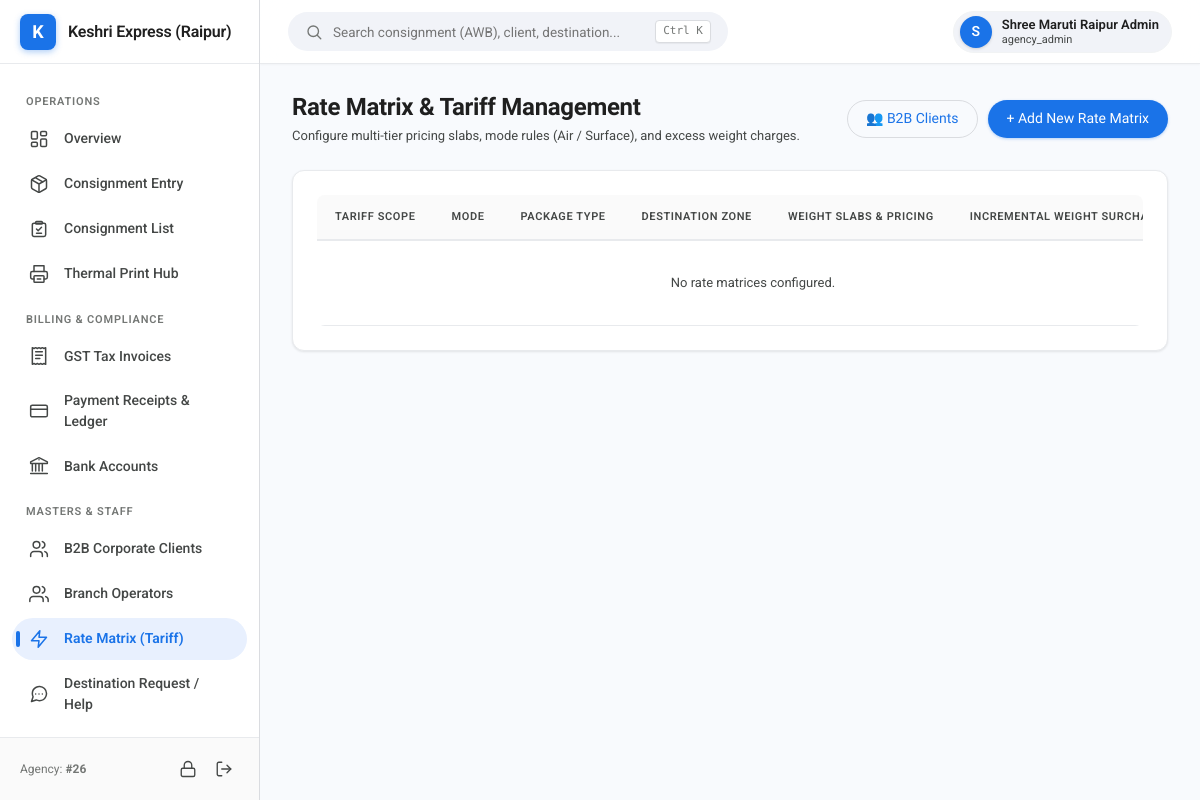
The app's page /tariffs (signed in), older data.
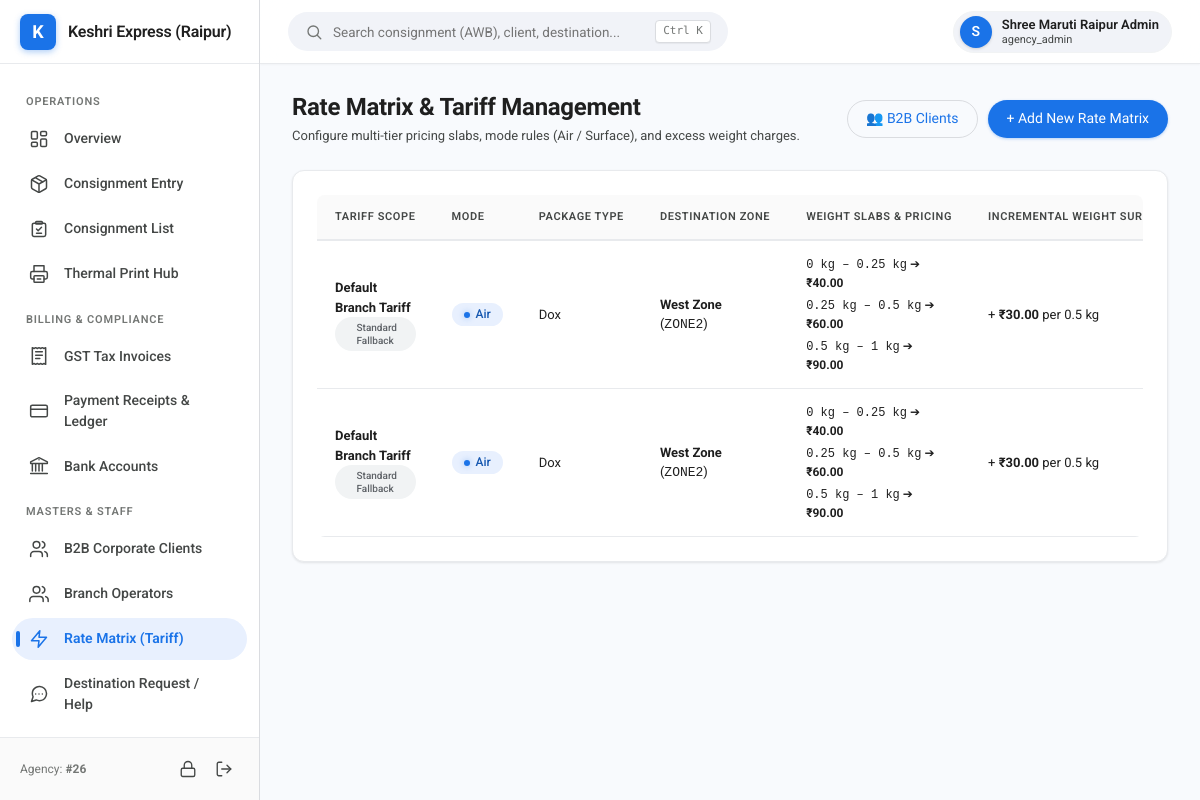
The same page, newer data.
### tables this page shows
CREATE TABLE tenants (
    id INTEGER PRIMARY KEY AUTOINCREMENT,
    uuid VARCHAR(64) UNIQUE NOT NULL,
    slug VARCHAR(64) UNIQUE NOT NULL,
    agency_code VARCHAR(32) UNIQUE NULL, -- Assigned upon KYC approval
    name VARCHAR(150) NOT NULL,
    trade_name VARCHAR(150),
    contact_person VARCHAR(100) NOT NULL,
    phone VARCHAR(20) NOT NULL,
    email VARCHAR(120) NOT NULL,
    address TEXT,
    city VARCHAR(100),
    state VARCHAR(100),
    pincode VARCHAR(10),
    pan_no VARCHAR(20),
    aadhaar_no VARCHAR(20),
    gstin VARCHAR(20),
    pan_doc_url VARCHAR(255),
    aadhaar_doc_url VARCHAR(255),
    rejection_reason TEXT NULL,
    status VARCHAR(20) DEFAULT 'pending_otp', -- pending_otp, pending_kyc, active, suspended, expired, rejected
    validity_start DATE,
    validity_end DATE,
    logo_url VARCHAR(255),
    brand_color VARCHAR(20) DEFAULT '#1a73e8',
    created_at DATETIME DEFAULT CURRENT_TIMESTAMP
, "plan_type", "plan_price", "grace_period_days");

CREATE TABLE tariffs (
    id INTEGER PRIMARY KEY AUTOINCREMENT,
    tenant_id INTEGER NOT NULL,
    client_id INTEGER NULL, -- NULL = Agency Default Tariff
    send_by VARCHAR(20) NOT NULL, -- Air, Surface
    mode VARCHAR(20) NOT NULL, -- Dox, Non-Dox
    zone_id INTEGER NOT NULL,
    additional_weight_step REAL DEFAULT 0.5, -- in KG
    additional_weight_rate REAL DEFAULT 30.0, -- in Rs
    created_at DATETIME DEFAULT CURRENT_TIMESTAMP,
    FOREIGN KEY (tenant_id) REFERENCES tenants(id),
    FOREIGN KEY (client_id) REFERENCES clients(id),
    FOREIGN KEY (zone_id) REFERENCES operational_zones(id)
);

CREATE TABLE operational_zones (
    id INTEGER PRIMARY KEY AUTOINCREMENT,
    code VARCHAR(30) UNIQUE NOT NULL,
    name VARCHAR(100) NOT NULL,
    description TEXT NULL,
    created_at DATETIME DEFAULT CURRENT_TIMESTAMP
);

CREATE TABLE tariff_slabs (
    id INTEGER PRIMARY KEY AUTOINCREMENT,
    tariff_id INTEGER NOT NULL,
    weight_from REAL NOT NULL,
    weight_to REAL NOT NULL,
    rate REAL NOT NULL,
    FOREIGN KEY (tariff_id) REFERENCES tariffs(id) ON DELETE CASCADE
);

### src/Views/tariffs/index.php (the view, shortened to what the rows shown need)
<?php
$activeNav = 'tariffs';
?>
<div class="page-header">
    <div>
        <h1 class="page-title">Rate Matrix & Tariff Management</h1>
        <p style="color:var(--text-secondary); font-size:13px; margin-top:4px;">
            Configure multi-tier pricing slabs, mode rules (Air / Surface), and excess weight charges.
        </p>
    </div>
    <div style="display:flex; gap:10px;">
        <a href="/clients" class="btn btn-outlined">👥 B2B Clients</a>
        <a href="/tariffs/new" class="btn btn-primary">+ Add New Rate Matrix</a>
    </div>
</div>
<div class="g-card">
    <div class="table-responsive">
        <table class="g-table">
            <thead>
                <tr>
                    <th>Tariff Scope</th>
                    <th>Mode</th>
                    <th>Package Type</th>
                    <th>Destination Zone</th>
                    <th>Weight Slabs & Pricing</th>
                    <th>Incremental Weight Surcharge</th>
                </tr>
            </thead>
            <tbody>
                <?php if (empty($tariffs)): ?>
                    <tr>
                        <td colspan="6" style="text-align:center; padding:32px; color:var(--text-secondary);">
                            No rate matrices configured.
                        </td>
                    </tr>
                <?php endif; ?>
                <?php foreach ($tariffs as $t): ?>
                    <tr>
                        <td>
                            <?php if ($t['client_id']): ?>
                                <div style="font-weight:500; color:var(--google-blue);">
                                    <?= htmlspecialchars($t['client_name']) ?> (#<?= htmlspecialchars($t['client_code']) ?>)
                                </div>
                                <span class="g-chip chip-info" style="font-size:10px;">Contract Client Rate</span>
                            <?php else: ?>
                                <strong>Default Branch Tariff</strong>
                                <span class="g-chip" style="font-size:10px; background:#f1f3f4; color:#5f6368;">Standard Fallback</span>
                            <?php endif; ?>
                        </td>
                        <td>
                            <span class="g-chip <?= $t['send_by'] === 'Air' ? 'chip-info' : 'chip-warning' ?>">
                                <?= htmlspecialchars($t['send_by']) ?>
                            </span>
                        </td>
                        <td><?= htmlspecialchars($t['mode']) ?></td>
                        <td><strong><?= htmlspecialchars($t['zone_name']) ?></strong> (<code><?= htmlspecialchars($t['zone_code']) ?></code>)</td>
                        <td>
                            <div style="display:flex; flex-direction:column; gap:4px; font-size:12px;">
                                <?php foreach ($t['slabs'] as $slab): ?>
                                    <div>
                                        <code><?= $slab['weight_from'] ?> kg – <?= $slab['weight_to'] ?> kg</code> ➔
                                        <strong>₹<?= number_format($slab['rate'], 2) ?></strong>
                                    </div>
                                <?php endforeach; ?>
                            </div>
                        </td>
                        <td>
                            <div>
                                + <strong>₹<?= number_format($t['additional_weight_rate'], 2) ?></strong> per <?= $t['additional_weight_step'] ?> kg
                            </div>
                        </td>
                    </tr>
                <?php endforeach; ?>
            </tbody>
        </table>
    </div>
</div>
<?php
$content = ob_get_clean();
require ROOT_PATH . '/src/Views/layout.php';
?>

### src/Views/layout.php (shortened to what the rows shown need)
<?php
$isSuperAdmin = TenantContext::isSuperAdmin();
$tenant = TenantContext::getTenant();
$brandName = TenantContext::getTenantName();
$currentUser = Auth::user();
?>
<!DOCTYPE html>
<html lang="en">
<head>
    <link rel="stylesheet" href="/assets/css/google-theme.css">
</head>
<body>
<div class="app-layout">
    <aside class="sidebar">
        <div class="sidebar-header">
            <div class="sidebar-logo-icon">
                <?= strtoupper(substr($brandName, 0, 1)) ?>
            </div>
            <div class="sidebar-title" title="<?= htmlspecialchars($brandName) ?>">
                <?= htmlspecialchars($brandName) ?>
            </div>
        </div>
        <nav class="sidebar-nav">
            <?php if ($isSuperAdmin): ?>
                <div class="nav-section-title">Control Plane</div>
                <a href="/" class="nav-item <?= ($activeNav ?? '') === 'dashboard' ? 'active' : '' ?>">
                    <span class="nav-icon"><?= Icon::svg('dashboard') ?></span> Dashboard
                </a>
                <a href="/admin/agencies" class="nav-item <?= ($activeNav ?? '') === 'agencies' ? 'active' : '' ?>">
                    <span class="nav-icon"><?= Icon::svg('agencies') ?></span> Agency Franchises
                </a>
                <a href="/admin/subscriptions" class="nav-item <?= ($activeNav ?? '') === 'subscriptions' ? 'active' : '' ?>">
                    <span class="nav-icon"><?= Icon::svg('receipt-tax') ?></span> Plans & Subscriptions
                </a>
                <a href="/admin/courier-apis" class="nav-item <?= ($activeNav ?? '') === 'courier_apis' ? 'active' : '' ?>">
                    <span class="nav-icon"><?= Icon::svg('truck') ?></span> Courier APIs Gateway
                </a>
                <a href="/admin/kyc" class="nav-item <?= ($activeNav ?? '') === 'kyc' ? 'active' : '' ?>">
                    <span class="nav-icon"><?= Icon::svg('kyc') ?></span> KYC Verification
                </a>
                <a href="/admin/destinations" class="nav-item <?= ($activeNav ?? '') === 'destinations' ? 'active' : '' ?>">
                    <span class="nav-icon"><?= Icon::svg('destinations') ?></span> Master Destinations
                </a>
                <a href="/admin/tickets" class="nav-item <?= ($activeNav ?? '') === 'tickets' ? 'active' : '' ?>">
                    <span class="nav-icon"><?= Icon::svg('tickets') ?></span> Support & City Requests
                </a>
                <a href="/admin/invoices" class="nav-item <?= ($activeNav ?? '') === 'invoices' ? 'active' : '' ?>">
                    <span class="nav-icon"><?= Icon::svg('reports') ?></span> Consolidated Reports
                </a>
            <?php else: ?>
                <div class="nav-section-title">Operations</div>
                <a href="/" class="nav-item <?= ($activeNav ?? '') === 'dashboard' ? 'active' : '' ?>">
                    <span class="nav-icon"><?= Icon::svg('dashboard') ?></span> Overview
                </a>
                <a href="/bookings/new" class="nav-item <?= ($activeNav ?? '') === 'book' ? 'active' : '' ?>">
                    <span class="nav-icon"><?= Icon::svg('book') ?></span> Consignment Entry
                </a>
                <a href="/bookings" class="nav-item <?= ($activeNav ?? '') === 'bookings' ? 'active' : '' ?>">
                    <span class="nav-icon"><?= Icon::svg('bookings') ?></span> Consignment List
                </a>
                <a href="/print-labels" class="nav-item <?= ($activeNav ?? '') === 'print' ? 'active' : '' ?>">
                    <span class="nav-icon"><?= Icon::svg('print') ?></span> Thermal Print Hub
                </a>
                <div class="nav-section-title">Billing & Compliance</div>
                <a href="/invoices" class="nav-item <?= ($activeNav ?? '') === 'invoices' ? 'active' : '' ?>">
                    <span class="nav-icon"><?= Icon::svg('invoices') ?></span> GST Tax Invoices
                </a>
                <a href="/payments" class="nav-item <?= ($activeNav ?? '') === 'payments' ? 'active' : '' ?>">
                    <span class="nav-icon"><?= Icon::svg('payments') ?></span> Payment Receipts & Ledger
                </a>
                <a href="/bank-accounts" class="nav-item <?= ($activeNav ?? '') === 'bank' ? 'active' : '' ?>">
                    <span class="nav-icon"><?= Icon::svg('bank') ?></span> Bank Accounts
                </a>
                <div class="nav-section-title">Masters & Staff</div>
                <a href="/clients" class="nav-item <?= ($activeNav ?? '') === 'clients' ? 'active' : '' ?>">
                    <span class="nav-icon"><?= Icon::svg('clients') ?></span> B2B Corporate Clients
                </a>
                <a href="/operators" class="nav-item <?= ($activeNav ?? '') === 'operators' ? 'active' : '' ?>">
                    <span class="nav-icon"><?= Icon::svg('operators') ?></span> Branch Operators
                </a>
                <a href="/tariffs" class="nav-item <?= ($activeNav ?? '') === 'tariffs' ? 'active' : '' ?>">
                    <span class="nav-icon"><?= Icon::svg('tariffs') ?></span> Rate Matrix (Tariff)
                </a>
                <a href="/tickets" class="nav-item <?= ($activeNav ?? '') === 'tickets' ? 'active' : '' ?>">
                    <span class="nav-icon"><?= Icon::svg('tickets') ?></span> Destination Request / Help
                </a>
                <a href="/change-password" class="nav-item <?= ($activeNav ?? '') === 'changepwd' ? 'active' : '' ?>">
                </a>
            <?php endif; ?>
        </nav>
        <div class="sidebar-footer">
            <div style="font-size:12px; color:var(--text-tertiary);">
                <?= $isSuperAdmin ? 'Super Admin Mode' : 'Agency: <strong>#' . htmlspecialchars($tenant['agency_code'] ?? 'N/A') . '</strong>' ?>
            </div>
            <div style="display:flex; align-items:center; gap:6px;">
                <a href="/change-password" title="Change Password" style="color:var(--text-secondary); display:inline-flex; align-items:center; padding:6px; border-radius:6px; transition:var(--transition);"><?= Icon::svg('lock', '', 18) ?></a>
                <a href="/logout" title="Sign out" style="color:var(--text-secondary); display:inline-flex; align-items:center; padding:6px; border-radius:6px; transition:var(--transition);"><?= Icon::svg('logout', '', 18) ?></a>
            </div>
        </div>
    </aside>
    <div class="main-wrapper">
        <header class="topbar">
            <div class="topbar-left">
                <div class="search-box">
                    <span><?= Icon::svg('search', '', 18) ?></span>
                    <input type="text" class="search-input" placeholder="Search consignment (AWB), client, destination...">
                    <span class="search-shortcut">Ctrl K</span>
                </div>
            </div>
            <div class="topbar-actions">
                <div class="user-badge">
                    <div class="user-avatar">
                        <?= strtoupper(substr($currentUser['name'] ?? 'U', 0, 1)) ?>
                    </div>
                    <div style="font-size:13px; line-height:1.2;">
                        <div style="font-weight:600;"><?= htmlspecialchars($currentUser['name'] ?? 'User') ?></div>
                        <div style="font-size:11px; color:var(--text-secondary);"><?= htmlspecialchars($currentUser['role'] ?? 'staff') ?></div>
                    </div>
                </div>
            </div>
        </header>
        <main class="page-container">
            <?= $content ?? '' ?>
        </main>
    </div>
</div>
</body>
</html>

Row changes from the older to the newer data that the page shows:
added tariffs: shows "Default Branch Tariff", send_by "Air", mode "Dox", zone.name "West Zone", zone.code "ZONE2", additional_weight_rate "30.00", additional_weight_step "0.5"
added tariff_slabs: weight_from "0", weight_to "0.25", rate "40.00"
added tariff_slabs: weight_from "0.25", weight_to "0.5", rate "60.00"
added tariff_slabs: weight_from "0.5", weight_to "1", rate "90.00"
Text that changed along with them:
text no longer shown: "No rate matrices configured."
